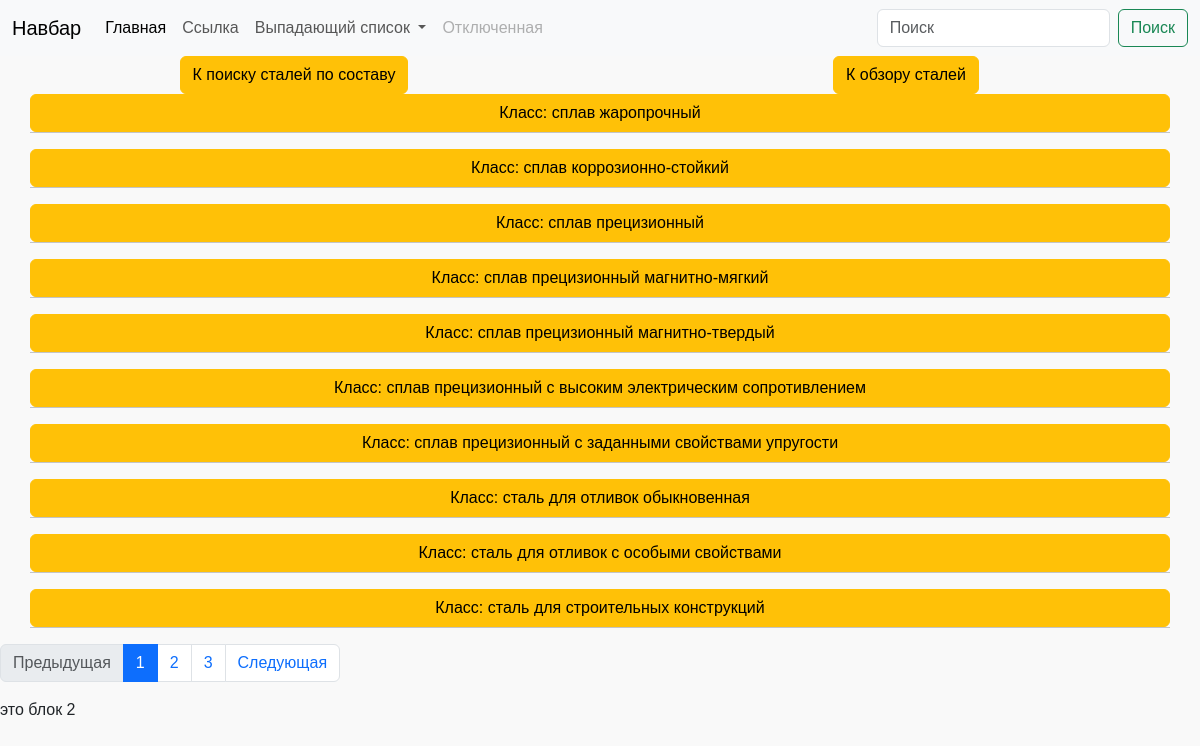
The page /metal/steel/steel_class/ on the database its author committed.
### metal/models.py (models this page shows, shortened)
class Metal_class(models.Model):
    steel_class = models.CharField(max_length=50, unique=True, blank=True, null=True)
    slug = models.SlugField(max_length=100, unique=True, blank=True, null=True, db_index=True)
    def get_absolute_url(self):
        return reverse('steel-steel_class-slug-url', kwargs={'slug': self.slug})

### metal/views.py (the view)
# urls.py: path('steel/steel_class/', Steel_class.as_view(), name='steel-steel_class-url'),
class Steel_class(ListView):
    paginate_by = 10
    paginate_orphans =5
    model = Metal_class
    template_name = 'metal/steel-steel_class.html'
    def get_context_data(self, **kwargs):
        context = super().get_context_data(**kwargs)
        context['menu'] = menu[self.template_name]
        return context
    def get_queryset(self):
        return self.model.objects.order_by('steel_class')

### metal/templates/metal/steel-steel_class.html (shortened to what this page needs)
{% extends 'metal/base_metal.html' %}
{% block block_1 %}
    {% include 'metal/includes/buttons.html' %}
    {% for steel in page_obj %}
        <div class="container text-center">
            <div class="row">
                <a class="btn btn-warning" href="{{steel.get_absolute_url }}" role="button">{{steel.steel_class}}</a>
                <hr>
            </div>
        </div>
    {% endfor %}
    {% include 'metal/includes/paginator.html' %}
{% endblock %}
{% block block_2 %}
  это блок 2
{% endblock %}

### static/css/styles.css (style rules this page uses)
body { font-family: 'Arial', sans-serif; background-color: #f9f9f9; }

### rows shown on the page
Metal_class: steel_class "Класс: сплав жаропрочный"
Metal_class: steel_class "Класс: сплав коррозионно-стойкий"
Metal_class: steel_class "Класс: сплав прецизионный"
Metal_class: steel_class "Класс: сплав прецизионный магнитно-мягкий"
Metal_class: steel_class "Класс: сплав прецизионный магнитно-твердый"
Metal_class: steel_class "Класс: сплав прецизионный с высоким электрическим сопротивлением"
Metal_class: steel_class "Класс: сплав прецизионный с заданными свойствами упругости"
Metal_class: steel_class "Класс: сталь для отливок обыкновенная"
Metal_class: steel_class "Класс: сталь для отливок с особыми свойствами"
Metal_class: steel_class "Класс: сталь для строительных конструкций"

### other values the page prints
{{ n }} "1"
{{ n }} "2" "3"
